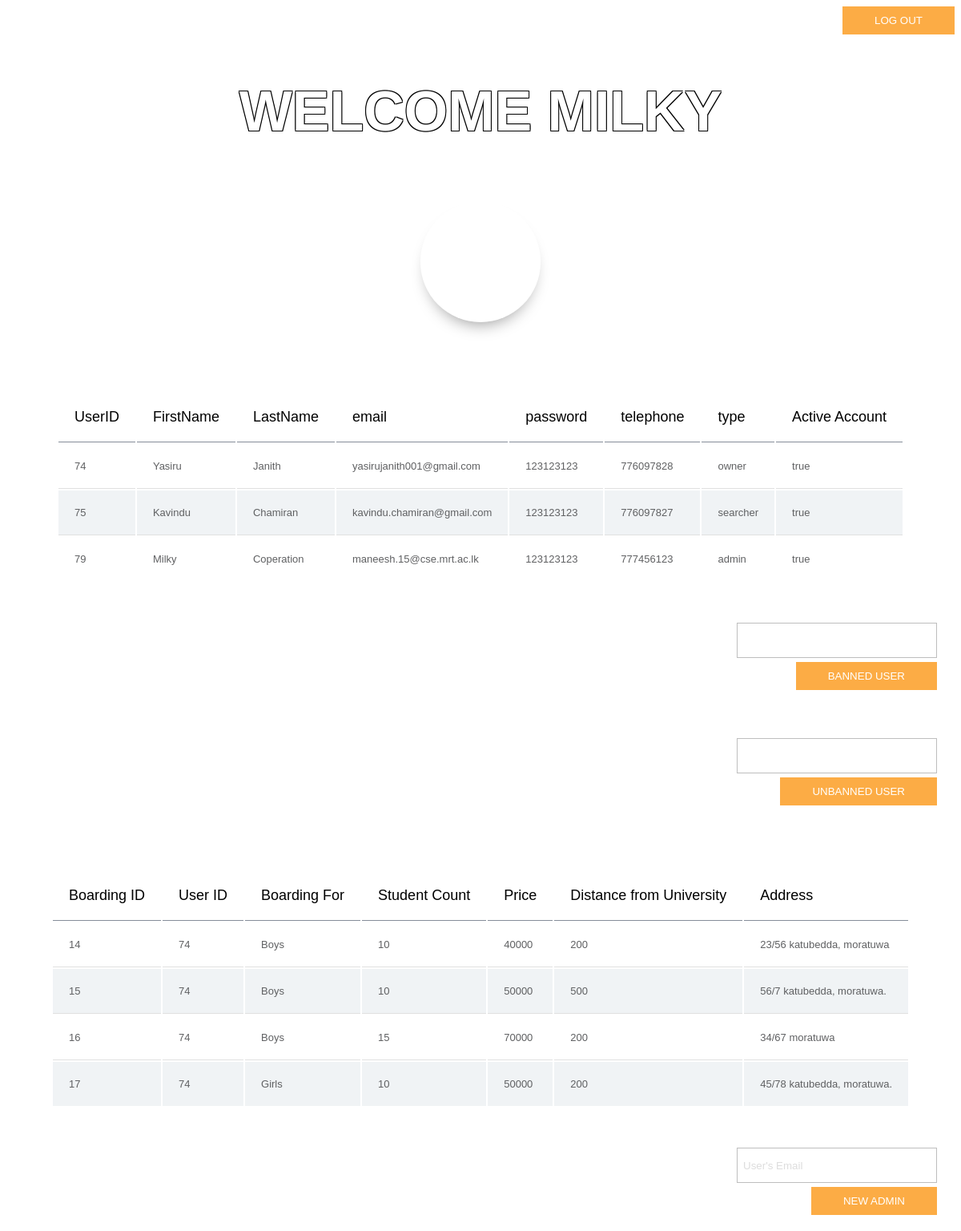
/process_admin.php (signed in), run on the app's committed database.
### tables this page shows
CREATE TABLE `users` (
  `userID` int(11) NOT NULL,
  `firstName` varchar(50) NOT NULL,
  `lastName` varchar(50) NOT NULL,
  `email` varchar(80) NOT NULL,
  `password` varchar(50) NOT NULL,
  `telephone` int(11) NOT NULL,
  `type` varchar(10) NOT NULL,
  `profPic` varchar(50) NOT NULL,
  `active` varchar(10) NOT NULL,
  `confirmationCode` int(10) NOT NULL,
  `confirmationCodeCheck` int(10) DEFAULT NULL
);

CREATE TABLE `boarding_details` (
  `boardingID` int(11) NOT NULL,
  `userID` int(11) NOT NULL,
  `boardingFor` varchar(10) NOT NULL,
  `studentCount` int(10) NOT NULL,
  `price` int(11) NOT NULL,
  `distance` int(10) NOT NULL,
  `address` varchar(80) NOT NULL
);

### php/DbConfig.php (called while the page is built, shortened)
<?php
class DbConfig{
    private $_host='localhost';
    private $_username='root';
    private $_password='';
    private $_database='accomodate_me_1';
    protected $connection;
    public function __construct(){
        if(!isset($this->connection)){
            $this->connection=new mysqli($this->_host,$this->_username,$this->_password,$this->_database);
        }
        return $this->connection;
    }
}
?>

### php/Crud.php (called while the page is built, shortened)
<?php
include_once 'DbConfig.php';
class Crud extends DbConfig{
    public function getData($query){
        $result=$this->connection->query($query);
        $rows=array();
        while($row=$result->fetch_assoc()){
            $rows[]=$row;
        }
        return $rows;
    }
}

### process_admin.php (the view, shortened to what this page needs)
<?php
include_once("php/Crud.php");
$crud=new Crud();
$email=$_SESSION['email'];
$name=$crud->getData("SELECT firstName FROM users where email='$email'");
$userDetails=$crud->getData("SELECT userID,firstName,lastName,email,password,telephone,type,active FROM users");
$boardingDetails=$crud->getData("SELECT boardingID,userID,boardingFor,studentCount,price,distance,address FROM boarding_details");
?>
<html>
    <head>
        <link href="css/style_process_admin.css" type="text/css" rel="stylesheet">
    </head>
    <body>
        <div style="float:right" class='log_out'>
            <form align="right" name="form1" method="post" action="php/logout.php">
              <label class="logoutLblPos">
                  <button name="log_out" type="submit" id="log_out" class="btn btn-info">Log Out</button>
              </label>
            </form>
            </div><br>
        <div>
        <h1>Welcome&nbsp;<?php echo $name[0]['firstName'];?></h1>
        <div class="wrap">
                    <div class="sideA"></div>
                </div><br>
        <h2>Users</h2>
        <table class="table">
            <thead>
            <tr>
                <th>UserID</th>
                <th>FirstName</th>
                <th>LastName</th>
                <th>email</th>
                <th>password</th>
                <th>telephone</th>
                <th>type</th>
                <th>Active Account</th>
            </tr>
            </thead>
            <tbody>
        <?php
        if (sizeof($userDetails)> 0) {
            for($x=0;$x<sizeof($userDetails);$x++) {
                echo  "<tr><td>".$userDetails[$x]['userID']."</td><td>".$userDetails[$x]['firstName']."</td><td>".$userDetails[$x]['lastName']."</td><td>".$userDetails[$x]['email']."</td><td>".$userDetails[$x]['password']."</td><td>".$userDetails[$x]['telephone']."</td><td>".$userDetails[$x]['type']."</td><td>".$userDetails[$x]['active']."</td></tr>";
                }
            }else {
                echo "0 results";
                }
        ?>
            </tbody>
        </table>
        <div style="float:right">
            <form align="right" name="form2"  method="post" action="process_admin.php" class="admin-email-form">
              <label>
                  <input type="email" style="color:white" class="form-control" name="remove_email" value="User's Email">
                  <button name="removeEmailButton" type="submit"  class="btn btn-info">Banned User</button>
              </label>
            </form>
            </div><br><br><br><br><br><br><br><br>
         <div style="float:right">
            <form align="right" name="form2"  method="post" action="process_admin.php" class="admin-email-form">
              <label>
                  <input type="email" style="color:white" class="form-control" name="active_email" value="User's Email">
                  <button name="activeEmailButton" type="submit"  class="btn btn-info">Unbanned User</button>
              </label>
            </form>
            </div><br><br><br><br><br><br><br>
                <h2>Boarding Details</h2>
        <table class="table">
            <thead>
            <tr>
                <th>Boarding ID</th>
                <th>User ID</th>
                <th>Boarding For</th>
                <th>Student Count</th>
                <th>Price</th>
                <th>Distance from University</th>
                <th>Address</th>
            </tr>
            </thead>
            <tbody>
        <?php
        if ($boardingDetails> 0) {
           for($x=0;$x<sizeof($boardingDetails);$x++){
                echo  "<tr><td>".$boardingDetails[$x]['boardingID']."</td><td>".$boardingDetails[$x]['userID']."</td><td>".$boardingDetails[$x]['boardingFor']."</td><td>".$boardingDetails[$x]['studentCount']."</td><td>".$boardingDetails[$x]['price']."</td><td>".$boardingDetails[$x]['distance']."</td><td>".$boardingDetails[$x]['address']."</td></tr>";
                }
            }else {
                echo "0 results";
                }
        ?>
            </tbody>
        </table>
        </div>
        <div style="float:right">
            <form align="right" name="form1"  method="post" action="process_admin.php" class="admin-email-form">
              <label>
                  <input type="email" style="heght:40px" class="form-control" name="adminemail" value="User's Email">
                  <button name="adminEmailButton" type="submit"  class="btn btn-info" >New Admin</button>
              </label>
            </form>
            </div><br>
    </body>
</html>

### css/style_process_admin.css (style rules this page uses)
* { -moz-box-sizing: border-box; -webkit-box-sizing: border-box; box-sizing: border-box; }
body { background-image:url(../img/admin_page.jpg); background-repeat: no-repeat; background-size: cover; font-family: 'Raleway',sans-serif; background-attachment: fixed; height: 100%; }
h2 { color: white; font-family: 'Raleway',sans-serif; text-align: center; margin-top: 20px; text-transform: uppercase; }
h1 { color: white; font-family: 'Raleway',sans-serif; text-align: center; font-size: 70px; border: solid; margin: 70px; text-transform: uppercase; text-shadow: -1px -1px 0 #000,1px -1px 0 #000,-1px 1px 0 #000,1px 1px 0 #000; }
.btn.btn-info { background: #FCAC45; border: 0; border-radius:0%; padding: 10px 40px; color: #ffffff; text-transform: uppercase; }
table { border-collapse: separate; background:#fff; @include border-radius(5px); margin:20px auto; @include box-shadow(0px 0px 5px rgba(0,0,0,0.3)); }
thead { @include border-radius(5px); }
tbody tr td { font-family: 'Raleway',sans-serif; font-weight:400; color:#5f6062; font-size:13px; padding:20px 20px 20px 20px; border-bottom:1px solid #e0e0e0; }
tbody tr:nth-child(2n) { background:#f0f3f5; }
.form-control { width: 250px; background: none; height: 40px; color: #ddd; background: none; height: 44px; color: #ddd; }
.admin-email-form { margin:10px ; max-width: 400px; padding: 20px 12px 10px 20px; font-size: 13px ; font-family:'Raleway',sans-serif; }
.admin-email-form input[type=email] { box-sizing: border-box; -webkit-box-sizing: border-box; -moz-box-sizing: border-box; border:1px solid #BEBEBE; padding: 7px; margin-bottom:5px; -webkit-transition: all 0.30s ease-in-out; -moz-transition: all 0.30s ease-in-out; -ms-transition: all 0.30s ease-in-out; -o-transition: all 0.30s ease-in-out; outline: none; }
.admin-email-form input[type=email]:focus, { -moz-box-shadow: 0 0 8px #88D5E9; -webkit-box-shadow: 0 0 8px #88D5E9; box-shadow: 0 0 8px #88D5E9; border: 1px solid #88D5E9; }

### data on the page
users: firstName "MILKY", userID "79", firstName "Milky", lastName "Coperation", email "maneesh.15@cse.mrt.ac.lk", password "123123123", telephone "777456123", type "admin", active "true"
users: userID "74", firstName "Yasiru", lastName "Janith", email "yasirujanith001@gmail.com", password "123123123", telephone "776097828", type "owner", active "true"
users: userID "75", firstName "Kavindu", lastName "Chamiran", email "kavindu.chamiran@gmail.com", password "123123123", telephone "776097827", type "searcher", active "true"
boarding_details: boardingID "14", userID "74", boardingFor "Boys", studentCount "10", price "40000", distance "200", address "23/56 katubedda, moratuwa"
boarding_details: boardingID "15", userID "74", boardingFor "Boys", studentCount "10", price "50000", distance "500", address "56/7 katubedda, moratuwa."
boarding_details: boardingID "16", userID "74", boardingFor "Boys", studentCount "15", price "70000", distance "200", address "34/67 moratuwa"
boarding_details: boardingID "17", userID "74", boardingFor "Girls", studentCount "10", price "50000", distance "200", address "45/78 katubedda, moratuwa."
